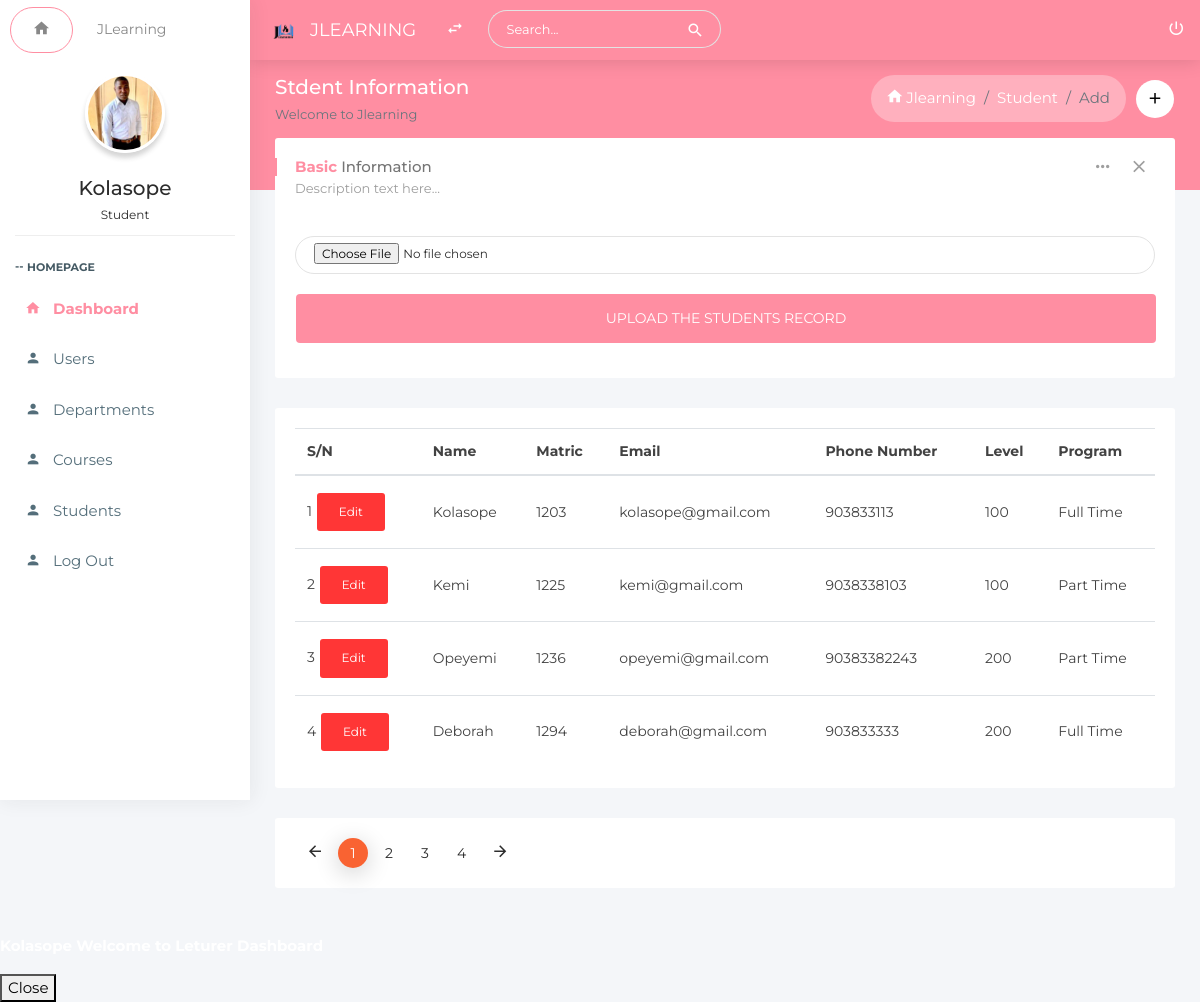
/administrator/portal/students.php (signed in), run on the app's committed database.
### tables this page shows
CREATE TABLE `students` (
  `student-id` int(255) NOT NULL,
  `student_name` varchar(191) NOT NULL,
  `student_email` varchar(191) NOT NULL,
  `matric_number` varchar(191) NOT NULL,
  `phone_number` varchar(191) NOT NULL,
  `level` varchar(255) NOT NULL,
  `program` varchar(255) NOT NULL,
  `dept_id` int(20) NOT NULL,
  `created_at` timestamp NULL DEFAULT NULL
);

### Function.php (called while the page is built, shortened)
<?php
    function getAllstudents()
    {
        $db = Database::getInstance()->getConnection();
        $query = $db->prepare("SELECT * FROM students ORDER BY matric_number ASC");
        $query->execute();
        return $query->fetchAll(PDO::FETCH_ASSOC);
    }
?>

### administrator/portal/students.php (the view, shortened to what this page needs)
<?php
    include_once("header.php");
    include_once("sidebar.php");
?>
<section class="content profile-page">
    <div class="block-header">
        <div class="row">
            <div class="col-lg-7 col-md-6 col-sm-12">
                <h2>Stdent Information
                <small class="text-muted">Welcome to Jlearning</small>
                </h2>
            </div>
            <div class="col-lg-5 col-md-6 col-sm-12">
                <button class="btn btn-white btn-icon btn-round float-right m-l-10" type="button">
                    <i class="zmdi zmdi-plus"></i>
                </button>
                <ul class="breadcrumb float-md-right">
                    <li class="breadcrumb-item"><a href="./"><i class="zmdi zmdi-home"></i> Jlearning</a></li>
                    <li class="breadcrumb-item"><a href="javascript:void(0);">Student</a></li>
                    <li class="breadcrumb-item active">Add</li>
                </ul>
            </div>
        </div>
    </div>
    <div class="container-fluid">
        <div class="row clearfix">
            <div class="col-lg-12 col-md-12 col-sm-12">
                <div class="card">
                    <div class="header">
                        <h2><strong>Basic</strong> Information <small>Description text here...</small> </h2>
                        <ul class="header-dropdown">
                            <li class="dropdown"> <a href="javascript:void(0);" class="dropdown-toggle" data-toggle="dropdown" role="button" aria-haspopup="true" aria-expanded="false"> <i class="zmdi zmdi-more"></i> </a>
                            </li>
                            <li class="remove">
                                <a role="button" class="boxs-close"><i class="zmdi zmdi-close"></i></a>
                            </li>
                        </ul>
                    </div>
                    <div class="body">
                        <form action="process-student.php" method="POST" enctype="multipart/form-data">
                        <div class="row clearfix">
                            <div class="col-lg-12 col-md-6 col-sm-12">
                                <div class="form-group">
                                    <input type="file" id="roundText" class="form-control round" name="file" required>
                                </div>
                            </div>
                             <div class="col-lg-12 col-md-6 col-sm-12">
                                <div class="form-group">
                                <button type="submit" class="btn btn-primary btn-lg btn-block" name="add-student">UPLOAD THE STUDENTS RECORD</button>
                                </div>
                            </div>
                        </div>
                    </div>
                </div>
            </div>
        </div>
        <div class="row clearfix">
            <div class="col-md-12">
                <div class="card student-list">
                    <div class="body">
                        <div class="table-responsive">
                            <table class="table table-hover m-b-0">
                            <thead>
                                <tr>
                                    <th>S/N</th>
                                    <th>Name</th>
                                    <th>Matric</th>
                                    <th>Email</th>
                                    <th>Phone Number</th>
                                    <th>Level</th>
                                    <th>Program</th>
                                </tr>
                            </thead>
                            <tbody><?php
                                $num =1;
                                foreach(getAllstudents() as $students){ ?>
                                    <tr>
                                        <td><?php echo $num; ?>
                                        <a href="delete-student.php?matric_number=<?php echo $students['matric_number'] ?>" class="btn btn-danger"
                                            ><i class="fa fa-trash-o"></i>Edit</a>
                                        </td>
                                        <td><?php echo $students['student_name']; ?></td>
                                        <td><?php echo $students['matric_number']; ?></td>
                                        <td><?php echo $students['student_email']; ?></td>
                                        <td><?php echo $students['phone_number']; ?></td>
                                        <td><?php echo $students['level']; ?></td>
                                        <td><?php echo $students['program']; ?></td>
                                    </tr><?php
                                    $num++;
                                }
                            ?>
                            </tbody>
                            </table>
                        </div>
                    </div>
                </div>
                <div class="card">
                    <div class="body">
                        <ul class="pagination pagination-primary m-b-0">
                            <li class="page-item"><a class="page-link" href="javascript:void(0);"><i class="zmdi zmdi-arrow-left"></i></a></li>
                            <li class="page-item active"><a class="page-link" href="javascript:void(0);">1</a></li>
                            <li class="page-item"><a class="page-link" href="javascript:void(0);">2</a></li>
                            <li class="page-item"><a class="page-link" href="javascript:void(0);">3</a></li>
                            <li class="page-item"><a class="page-link" href="javascript:void(0);">4</a></li>
                            <li class="page-item"><a class="page-link" href="javascript:void(0);"><i class="zmdi zmdi-arrow-right"></i></a></li>
                        </ul>
                    </div>
                </div>
            </div>
        </div>
    </div>
</section>
<?php
    include_once("footer.php")
?>

### administrator/portal/header.php (shortened to what this page needs)
<?php
    require("../../Function.php");
?>
<!doctype html>
<html class="no-js " lang="en">
<head>
<link rel="stylesheet" href="assets/plugins/bootstrap/css/bootstrap.min.css">
<link rel="stylesheet" href="assets/plugins/jvectormap/jquery-jvectormap-2.0.3.min.css"/>
<link rel="stylesheet" href="assets/plugins/morrisjs/morris.min.css" />
<link href="assets/plugins/bootstrap-select/css/bootstrap-select.css" rel="stylesheet" />
<link rel="stylesheet" href="assets/css/main.css">
<link rel="stylesheet" href="assets/css/color_skins.css">
<link rel="stylesheet" type="text/css" href="assets/Toast/css/Toast.min.css">
</head>
<body class="theme-blush">
<nav class="navbar p-l-5 p-r-5">
    <ul class="nav navbar-nav navbar-left">
        <li>
            <div class="navbar-header">
                <a class="navbar-brand" href="./"><img src="assets/images/jlogo.png" width="30" alt="JLearning"><span class="m-l-10">JLearning</span></a>
            </div>
        </li>
        <li><a href="javascript:void(0);" class="ls-toggle-btn" data-close="true"><i class="zmdi zmdi-swap"></i></a></li>
        <li>
            <div class="input-group">
                <input type="text" class="form-control" placeholder="Search...">
                <span class="input-group-addon">
                    <i class="zmdi zmdi-search"></i>
                </span>
            </div>
        </li>
        <li class="float-right">
            <a href="../log-out.php" class="mega-menu" data-close="true"><i class="zmdi zmdi-power"></i></a>
        </li>
    </ul>
</nav>

### administrator/portal/sidebar.php (shortened to what this page needs)
<aside id="leftsidebar" class="sidebar">
    <ul class="nav nav-tabs">
        <li class="nav-item"><a class="nav-link active" data-toggle="tab" href="./"><i class="zmdi zmdi-home"></i></a></li>
        <li class="nav-item"><a class="nav-link" data-toggle="tab" href="./">JLearning</a></li>
    </ul>
    <div class="tab-content">
        <div class="tab-pane stretchRight active" id="dashboard">
            <div class="menu">
                <ul class="list">
                    <li>
                        <div class="user-info">
                            <div class="image"><a href="./"><img src="assets/images/profile2.jpg" alt="User"></a></div>
                            <div class="detail">
                                <h4><?php echo $_SESSION['name'] ?></h4>
                                <small><?php echo $_SESSION['role'] ?></small>
                            </div>
                        </div>
                    </li>
                    <li class="header">HOMEPAGE</li>
                    <li class="active open"><a href="./"><i class="zmdi zmdi-home"></i><span>Dashboard</span></a></li>
                    <li><a href="users.php"><i class="zmdi zmdi-account"></i><span>Users</span> </a></li>
                    <li><a href="departments.php"><i class="zmdi zmdi-account"></i><span>Departments</span> </a></li>
                    <li><a href="courses.php"><i class="zmdi zmdi-account"></i><span>Courses</span> </a></li>
                    <li><a href="students.php"><i class="zmdi zmdi-account"></i><span>Students</span> </a></li>
                    <li><a href="../log-out.php"><i class="zmdi zmdi-account"></i><span>Log Out</span> </a></li>
                </ul>
            </div>
        </div>
    </div>
</aside>

### administrator/portal/footer.php (shortened to what this page needs)
</body>
</html>

### administrator/portal/assets/css/color_skins.css (style rules this page uses)
.theme-blush .btn-primary { background:#ff8ea2 }
.theme-blush .block-header h2 { color:#fff }
.theme-blush .block-header h2 small { color:#fff }
.theme-blush section.content:before { background-color:#ff8ea2 }
.theme-blush .navbar,.theme-blush .page-loader-wrapper { background:#ff8ea2 }
.theme-blush .sidebar .menu .list li.active { background-color:transparent }
.theme-blush .sidebar .menu .list li.active>:first-child i,.theme-blush .sidebar .menu .list li.active>:first-child span { color:#ff8ea2 }
.theme-blush .nav-tabs .nav-link.active { border:1px solid #ff8ea2 !important }
.theme-blush .card .header h2:before { background:#ff8ea2 }
.theme-blush .card .header h2 strong { color:#ff8ea2 }

### data on the page
students: student_name "Kolasope", matric_number "1203", student_email "kolasope@gmail.com", phone_number "903833113", level "100", program "Full Time"
students: student_name "Kemi", matric_number "1225", student_email "kemi@gmail.com", phone_number "9038338103", level "100", program "Part Time"
students: student_name "Opeyemi", matric_number "1236", student_email "opeyemi@gmail.com", phone_number "90383382243", level "200", program "Part Time"
students: student_name "Deborah", matric_number "1294", student_email "deborah@gmail.com", phone_number "903833333", level "200", program "Full Time"

### other printed values
$_SESSION['name'] "Kolasope"
$_SESSION['role'] "Student"
